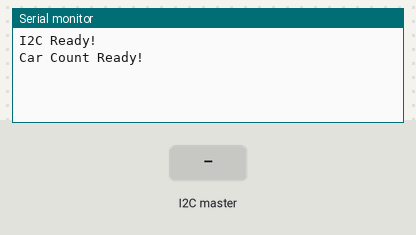
Recording of a sketch running on a simulated Arduino Uno, built with avr-gcc and run on an emulated ATmega328P. Shown: the last lines printed to the serial monitor. The inputs (shaded band) are chosen by the test bench.

Above: at 1.2 s.
1.3 s: the I2C master sends the byte 1
At 1.6 s:
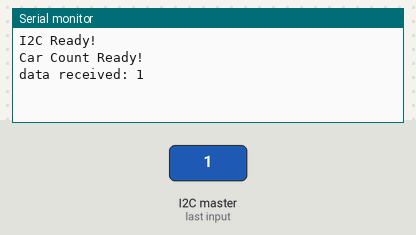
2.8 s: the I2C master sends the byte 0
At 4.0 s:
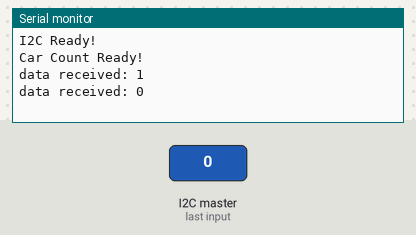

Measured:
- after the input at 1.3 s, the serial monitor: prints a new line at once (image 1)
- after the input at 2.8 s, the serial monitor: prints a new line at once (image 2)

The sketch:

sketch_oct31a.ino
```cpp
#include <Wire.h>

#define SLAVE_ADDRESS 0x04
int number = 0;
int state = 0;

// Car counting ultrasound sensor
int ECHOPIN = 7;
int TRIGPIN = 6;
int distance = 0;
int duration = 0;
int carCount = 0;
bool enableCount = false;

void setup() {
  //pinMode(13, OUTPUT);
  Serial.begin(9600); // start serial for output
  // initialize i2c as slave
  Wire.begin(SLAVE_ADDRESS);

  // define callbacks for i2c communication
  Wire.onReceive(receiveData);
  Wire.onRequest(sendData);

  Serial.println("I2C Ready!");

  /// ULTRASOUND SETUP ///
  pinMode(TRIGPIN, OUTPUT);   // Sets the trigPin as an output
  pinMode(ECHOPIN, INPUT);  // Sets the echoPin as an input
  Serial.println("Car Count Ready!");
}

void loop() {
  //Car_Count();
  //delay(1000);
}

// callback for received data
void receiveData(int byteCount){

  while(Wire.available()) {
    number = Wire.read();
    Serial.print("data received: ");
    Serial.println(number);

  }
}

// callback for sending data
void sendData(){
  Wire.write(number);
}

// Car Count
void Car_Count()
{
  digitalWrite(TRIGPIN, LOW);
  delayMicroseconds(2);

  digitalWrite(TRIGPIN, HIGH);
  delayMicroseconds(10);
  digitalWrite(TRIGPIN, LOW);

  // Reads the echoPin, returns the sound wave travel time in
  // microseconds
  duration = pulseIn(ECHOPIN, HIGH);

  // Calculating the distance
  distance = duration*0.034/2;

  //Prints the distance on the serial Monitor
  Serial.print("Car Count Distance: ");
  Serial.println(distance);

  if (distance <= 150 && enableCount)
  {
    enableCount = false;
    carCount += 1;
    Serial.print("Car count: ");
    Serial.println(carCount);
  }
  else if (distance > 150)
  {
    enableCount = true;
  }
}
/*
#include <Wire.h>

#define SLAVE_ADDRESS 0x04
int number = 0;
int state = 0;

// Car counting ultrasound sensor
int ECHOPIN = 7;
int TRIGPIN = 6;

int distance = 0;
int duration = 0;
int carCount = 0;
bool enableCount = false;

void setup() {
	Serial.begin(9600); // start serial for output

	/// I2C SETUP ///
	// initialize i2c as slave
	Wire.begin(SLAVE_ADDRESS);

	// define callbacks for i2c communication
	Wire.onReceive(receiveData);
	Wire.onRequest(sendData);
	Serial.println("I2C Ready!");

	/// ULTRASOUND SETUP ///
	pinMode(TRIGPIN, OUTPUT); 	// Sets the trigPin as an output
	pinMode(ECHOPIN, INPUT);	// Sets the echoPin as an input
	Serial.println("Car Count Sensor Ready!");
}

void loop() {
	//Car_Count();
	delay(100);
}

// callback for received data
void receiveData(int byteCount){
	while(Wire.available())
	{
		number = Wire.read();
		Serial.print("data received: ");
		Serial.println(number);


	}
}

// callback for sending data
void sendData(){
  Wire.write(number);
}

// Car Count
void Car_Count()
{
  digitalWrite(TRIGPIN, LOW);
  delayMicroseconds(2);

  digitalWrite(TRIGPIN, HIGH);
  delayMicroseconds(10);
  digitalWrite(TRIGPIN, LOW);

  // Reads the echoPin, returns the sound wave travel time in
  // microseconds
  duration = pulseIn(ECHOPIN, HIGH);

  // Calculating the distance
  distance = duration*0.034/2;

  //Prints the distance on the serial Monitor
  //Serial.print("Car Count Distance: ");
  //Serial.println(distance);

  if (distance <= 150 && enableCount)
  {
    enableCount = false;
    carCount += 1;
    Serial.print("Car count: ");
    Serial.println(carCount);
  }
  else if (distance > 150)
  {
    enableCount = true;
  }
}
*/
```
